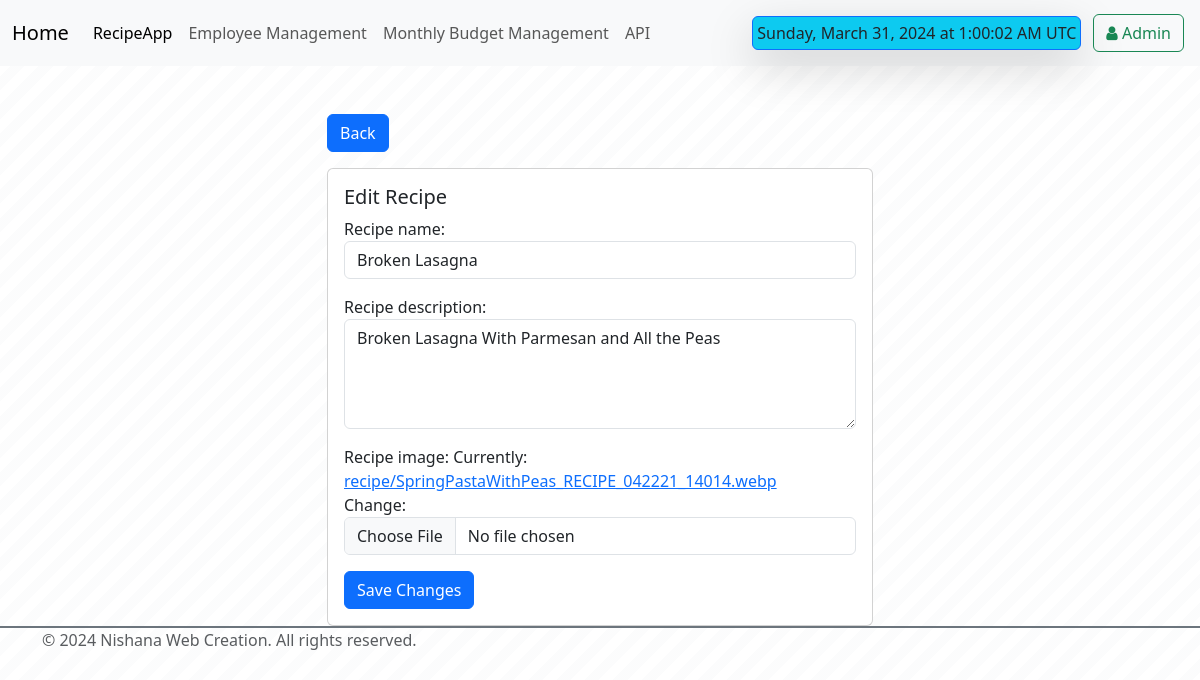
The app's page /edit_recipe/8/ with its own data.
### vegapp/models.py (models this page shows)
class Recipe(models.Model):
    recipe_name = models.CharField(max_length = 100)
    recipe_description = models.TextField()
    recipe_image = models.ImageField(upload_to="recipe/")

### vegapp/views.py (the view)
# urls.py: path('edit_recipe/<int:id>/', edit_recipe, name='edit_recipe'),
def edit_recipe(request, id):
    recipe = Recipe.objects.get(id=id)
    if request.method == 'POST':
        form = EditForm(request.POST, request.FILES, instance=recipe)
        if form.is_valid():
            form.save()
            return redirect('/vegapp/')
    else:
        form = EditForm(instance=recipe)
    return render(request, 'edit_recipe.html', {'form': form})

### vegapp/form.py
class EditForm(forms.ModelForm):
    class Meta:
        model = Recipe
        fields = ['recipe_name', 'recipe_description', 'recipe_image']
        widgets = {
            'recipe_description': forms.Textarea(attrs={'class': 'form-control', 'rows': 4}),  # Add Bootstrap form-control class
            'recipe_name': forms.TextInput(attrs={'class': 'form-control'}),  # Add Bootstrap form-control class
            'recipe_image': forms.ClearableFileInput(attrs={'class': 'form-control'}),  # Add Bootstrap form-control class
        }
    def __init__(self,*args, **kwargs):
        super(EditForm,self).__init__(*args,**kwargs)
        for visible in self.visible_fields():
            visible.field.widget.attrs['class']='form-control'

### vegapp/templates/edit_recipe.html (shortened to what this page needs)
{% extends "base.html" %}
{% block start%}
<div class="container mt-5">
    <div class="row justify-content-center">
        <div class="col-md-6">
            <div class="text-start mb-3">
                <a href="/vegapp/" class="btn btn-primary">Back</a>
            </div>
            <div class="card">
                <div class="card-body">
                    <h5 class="card-title">Edit Recipe</h5>
                    <form method="post" enctype="multipart/form-data">
                        {{ form.as_p }}
                        <button type="submit" class="btn btn-primary">Save Changes</button>
                    </form>
                </div>
            </div>
        </div>
    </div>
</div>
{% endblock %}

### records on screen
Recipe: recipe_name "Broken Lasagna", recipe_description "Broken Lasagna With Parmesan and All the Peas"
